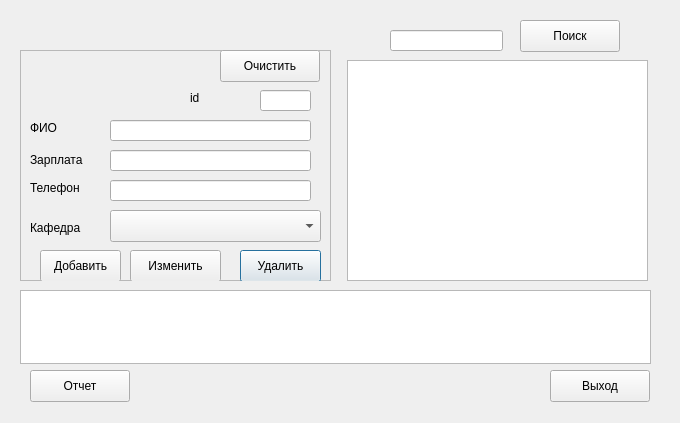
<?xml version="1.0" encoding="UTF-8"?>
<ui version="4.0">
 <class>onb6</class>
 <widget class="QDialog" name="onb6">
  <property name="geometry">
   <rect>
    <x>0</x>
    <y>0</y>
    <width>680</width>
    <height>423</height>
   </rect>
  </property>
  <property name="windowTitle">
   <string>Dialog</string>
  </property>
  <widget class="QTextEdit" name="teResult">
   <property name="geometry">
    <rect>
     <x>20</x>
     <y>290</y>
     <width>631</width>
     <height>74</height>
    </rect>
   </property>
   <property name="readOnly">
    <bool>true</bool>
   </property>
  </widget>
  <widget class="QFrame" name="frame">
   <property name="geometry">
    <rect>
     <x>20</x>
     <y>50</y>
     <width>311</width>
     <height>231</height>
    </rect>
   </property>
   <property name="frameShape">
    <enum>QFrame::StyledPanel</enum>
   </property>
   <property name="frameShadow">
    <enum>QFrame::Plain</enum>
   </property>
   <widget class="QLineEdit" name="le1">
    <property name="geometry">
     <rect>
      <x>240</x>
      <y>40</y>
      <width>51</width>
      <height>21</height>
     </rect>
    </property>
   </widget>
   <widget class="QLineEdit" name="le2">
    <property name="geometry">
     <rect>
      <x>90</x>
      <y>70</y>
      <width>201</width>
      <height>21</height>
     </rect>
    </property>
   </widget>
   <widget class="QLineEdit" name="le3">
    <property name="geometry">
     <rect>
      <x>90</x>
      <y>100</y>
      <width>201</width>
      <height>21</height>
     </rect>
    </property>
   </widget>
   <widget class="QPushButton" name="btn3">
    <property name="geometry">
     <rect>
      <x>220</x>
      <y>200</y>
      <width>81</width>
      <height>32</height>
     </rect>
    </property>
    <property name="text">
     <string>Удалить</string>
    </property>
   </widget>
   <widget class="QPushButton" name="btn2">
    <property name="geometry">
     <rect>
      <x>110</x>
      <y>200</y>
      <width>91</width>
      <height>32</height>
     </rect>
    </property>
    <property name="text">
     <string>Изменить</string>
    </property>
   </widget>
   <widget class="QPushButton" name="btn1">
    <property name="geometry">
     <rect>
      <x>20</x>
      <y>200</y>
      <width>81</width>
      <height>32</height>
     </rect>
    </property>
    <property name="text">
     <string>Добавить</string>
    </property>
   </widget>
   <widget class="QPushButton" name="btn4">
    <property name="geometry">
     <rect>
      <x>200</x>
      <y>0</y>
      <width>100</width>
      <height>32</height>
     </rect>
    </property>
    <property name="text">
     <string>Очистить</string>
    </property>
   </widget>
   <widget class="QLabel" name="lbStartdata">
    <property name="geometry">
     <rect>
      <x>170</x>
      <y>40</y>
      <width>58</width>
      <height>16</height>
     </rect>
    </property>
    <property name="text">
     <string>id</string>
    </property>
   </widget>
   <widget class="QLabel" name="lbPrice">
    <property name="geometry">
     <rect>
      <x>10</x>
      <y>70</y>
      <width>71</width>
      <height>16</height>
     </rect>
    </property>
    <property name="text">
     <string>ФИО</string>
    </property>
   </widget>
   <widget class="QLabel" name="lbStaff">
    <property name="geometry">
     <rect>
      <x>10</x>
      <y>170</y>
      <width>71</width>
      <height>16</height>
     </rect>
    </property>
    <property name="text">
     <string>Кафедра</string>
    </property>
   </widget>
   <widget class="QComboBox" name="cmb1">
    <property name="geometry">
     <rect>
      <x>90</x>
      <y>160</y>
      <width>211</width>
      <height>32</height>
     </rect>
    </property>
   </widget>
   <widget class="QLabel" name="lbStaff_2">
    <property name="geometry">
     <rect>
      <x>10</x>
      <y>130</y>
      <width>71</width>
      <height>16</height>
     </rect>
    </property>
    <property name="text">
     <string>Телефон</string>
    </property>
   </widget>
   <widget class="QLineEdit" name="le4">
    <property name="geometry">
     <rect>
      <x>90</x>
      <y>130</y>
      <width>201</width>
      <height>21</height>
     </rect>
    </property>
   </widget>
   <widget class="QLabel" name="label">
    <property name="geometry">
     <rect>
      <x>10</x>
      <y>100</y>
      <width>71</width>
      <height>20</height>
     </rect>
    </property>
    <property name="text">
     <string>Зарплата</string>
    </property>
   </widget>
  </widget>
  <widget class="QPushButton" name="btnSearch">
   <property name="geometry">
    <rect>
     <x>520</x>
     <y>20</y>
     <width>100</width>
     <height>32</height>
    </rect>
   </property>
   <property name="text">
    <string>Поиск</string>
   </property>
  </widget>
  <widget class="QLineEdit" name="leSearch">
   <property name="geometry">
    <rect>
     <x>390</x>
     <y>30</y>
     <width>113</width>
     <height>21</height>
    </rect>
   </property>
  </widget>
  <widget class="QPushButton" name="btnReport">
   <property name="geometry">
    <rect>
     <x>30</x>
     <y>370</y>
     <width>100</width>
     <height>32</height>
    </rect>
   </property>
   <property name="text">
    <string>Отчет</string>
   </property>
  </widget>
  <widget class="QTableWidget" name="tw">
   <property name="geometry">
    <rect>
     <x>347</x>
     <y>60</y>
     <width>301</width>
     <height>221</height>
    </rect>
   </property>
  </widget>
  <widget class="QPushButton" name="btnExit">
   <property name="geometry">
    <rect>
     <x>550</x>
     <y>370</y>
     <width>100</width>
     <height>32</height>
    </rect>
   </property>
   <property name="text">
    <string>Выход</string>
   </property>
  </widget>
 </widget>
 <resources/>
 <connections/>
</ui>
